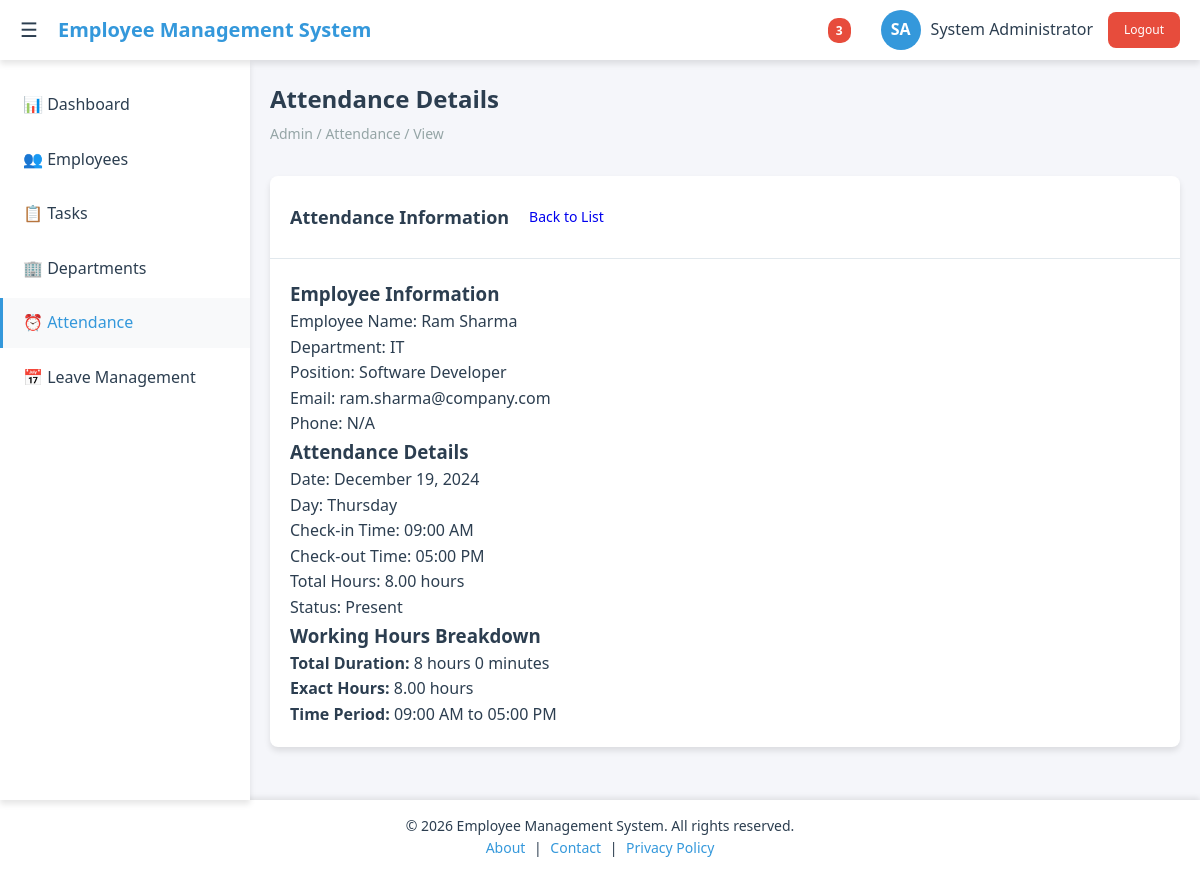
Page /admin/attendance/view.php?id=1 (signed in) on the committed database.
### tables this page shows
CREATE TABLE attendance (
    id INT PRIMARY KEY AUTO_INCREMENT,
    user_id INT NOT NULL,
    check_in TIMESTAMP NULL,
    check_out TIMESTAMP NULL,
    date DATE NOT NULL,
    total_hours DECIMAL(5,2) DEFAULT 0,
    status ENUM('present', 'absent', 'late', 'half_day') DEFAULT 'present',
    notes TEXT,
    created_at TIMESTAMP DEFAULT CURRENT_TIMESTAMP,
    FOREIGN KEY (user_id) REFERENCES users(id)
);

CREATE TABLE users (
    id INT PRIMARY KEY AUTO_INCREMENT,
    username VARCHAR(50) UNIQUE NOT NULL,
    email VARCHAR(100) UNIQUE NOT NULL,
    password VARCHAR(255) NOT NULL,
    first_name VARCHAR(50) NOT NULL,
    last_name VARCHAR(50) NOT NULL,
    role ENUM('admin', 'employee') DEFAULT 'employee',
    department_id INT,
    position VARCHAR(100),
    phone VARCHAR(20),
    hire_date DATE DEFAULT CURRENT_DATE,
    status ENUM('active', 'inactive') DEFAULT 'active',
    created_at TIMESTAMP DEFAULT CURRENT_TIMESTAMP,
    updated_at TIMESTAMP DEFAULT CURRENT_TIMESTAMP ON UPDATE CURRENT_TIMESTAMP
);

CREATE TABLE departments (
    id INT PRIMARY KEY AUTO_INCREMENT,
    name VARCHAR(100) NOT NULL,
    description TEXT,
    manager_id INT,
    status ENUM('active', 'inactive') DEFAULT 'active',
    created_at TIMESTAMP DEFAULT CURRENT_TIMESTAMP
);

### config.php (called while the page is built, shortened)
<?php
$conn = new mysqli(DB_HOST, DB_USER, DB_PASS, DB_NAME);
$conn->set_charset("utf8mb4");
function isAdmin() {
    return isset($_SESSION['role']) && $_SESSION['role'] === 'admin';
}
function sanitize($data) {
    global $conn;
    return mysqli_real_escape_string($conn, trim($data));
}
?>

### admin/attendance/view.php (the view, shortened to what this page needs)
<?php
include '../../config.php';
$attendance_id = sanitize($_GET['id']);
$sql = "SELECT a.*,
        u.first_name, u.last_name, u.email, u.position, u.phone,
        d.name as department_name
        FROM attendance a
        JOIN users u ON a.user_id = u.id
        LEFT JOIN departments d ON u.department_id = d.id
        WHERE a.id = ?";
$stmt = $conn->prepare($sql);
$stmt->bind_param("i", $attendance_id);
$stmt->execute();
$result = $stmt->get_result();
$attendance = $result->fetch_assoc();
?>
<!DOCTYPE html>
<html lang="en">
<head>
    <link rel="stylesheet" href="../../assets/css/style.css">
    <link rel="stylesheet" href="../../assets/css/admin.css">
</head>
<body>
    <?php include '../../includes/header.php'; ?>
    <?php include '../../includes/sidebar.php'; ?>
    <main class="main-content">
        <div class="page-header">
            <h1 class="page-title">Attendance Details</h1>
            <div class="breadcrumb">Admin / Attendance / View</div>
        </div>
        <div class="card">
            <div class="card-header">
                <h2 class="card-title">Attendance Information</h2>
                <a href="manage.php" class="btn">Back to List</a>
            </div>
            <div class="card-body">
                <div class="attendance-details">
                    <div class="detail-section">
                        <h3>Employee Information</h3>
                        <div class="detail-grid">
                            <div class="detail-item">
                                <label>Employee Name:</label>
                                <span><?php echo htmlspecialchars($attendance['first_name'] . ' ' . $attendance['last_name']); ?></span>
                            </div>
                            <div class="detail-item">
                                <label>Department:</label>
                                <span><?php echo htmlspecialchars($attendance['department_name'] ?? 'N/A'); ?></span>
                            </div>
                            <div class="detail-item">
                                <label>Position:</label>
                                <span><?php echo htmlspecialchars($attendance['position']); ?></span>
                            </div>
                            <div class="detail-item">
                                <label>Email:</label>
                                <span><?php echo htmlspecialchars($attendance['email']); ?></span>
                            </div>
                            <div class="detail-item">
                                <label>Phone:</label>
                                <span><?php echo htmlspecialchars($attendance['phone'] ?? 'N/A'); ?></span>
                            </div>
                        </div>
                    </div>
                    <div class="detail-section">
                        <h3>Attendance Details</h3>
                        <div class="detail-grid">
                            <div class="detail-item">
                                <label>Date:</label>
                                <span><?php echo date('F d, Y', strtotime($attendance['date'])); ?></span>
                            </div>
                            <div class="detail-item">
                                <label>Day:</label>
                                <span><?php echo date('l', strtotime($attendance['date'])); ?></span>
                            </div>
                            <div class="detail-item">
                                <label>Check-in Time:</label>
                                <span>
                                    <?php if ($attendance['check_in']): ?>
                                        <?php echo date('h:i A', strtotime($attendance['check_in'])); ?>
                                    <?php else: ?>
                                        <span class="text-muted">Not checked in</span>
                                    <?php endif; ?>
                                </span>
                            </div>
                            <div class="detail-item">
                                <label>Check-out Time:</label>
                                <span>
                                    <?php if ($attendance['check_out']): ?>
                                        <?php echo date('h:i A', strtotime($attendance['check_out'])); ?>
                                    <?php else: ?>
                                        <span class="text-muted">Not checked out</span>
                                    <?php endif; ?>
                                </span>
                            </div>
                            <div class="detail-item">
                                <label>Total Hours:</label>
                                <span>
                                    <?php if ($attendance['total_hours']): ?>
                                        <?php echo number_format($attendance['total_hours'], 2); ?> hours
                                    <?php else: ?>
                                        <span class="text-muted">N/A</span>
                                    <?php endif; ?>
                                </span>
                            </div>
                            <div class="detail-item">
                                <label>Status:</label>
                                <span>
                                    <span class="badge status-<?php echo $attendance['status']; ?>">
                                        <?php echo ucfirst($attendance['status']); ?>
                                    </span>
                                </span>
                            </div>
                        </div>
                    </div>
                    <?php if ($attendance['check_in'] && $attendance['check_out']): ?>
                        <div class="detail-section">
                            <h3>Working Hours Breakdown</h3>
                            <div class="hours-breakdown">
                                <?php
                                $check_in = new DateTime($attendance['check_in']);
                                $check_out = new DateTime($attendance['check_out']);
                                $diff = $check_in->diff($check_out);
                                $total_minutes = ($diff->h * 60) + $diff->i;
                                $working_hours = floor($total_minutes / 60);
                                $working_minutes = $total_minutes % 60;
                                ?>
                                <div class="hours-item">
                                    <strong>Total Duration:</strong>
                                    <span><?php echo $working_hours; ?> hours <?php echo $working_minutes; ?> minutes</span>
                                </div>
                                <div class="hours-item">
                                    <strong>Exact Hours:</strong>
                                    <span><?php echo number_format($attendance['total_hours'], 2); ?> hours</span>
                                </div>
                                <div class="hours-item">
                                    <strong>Time Period:</strong>
                                    <span>
                                        <?php echo date('h:i A', strtotime($attendance['check_in'])); ?>
                                        to
                                        <?php echo date('h:i A', strtotime($attendance['check_out'])); ?>
                                    </span>
                                </div>
                            </div>
                        </div>
                    <?php endif; ?>
                </div>
            </div>
        </div>
    </main>
    <?php include '../../includes/footer.php'; ?>
</body>
</html>

### assets/css/style.css (style rules this page uses)
:root { --primary-color: #3498db; --primary-dark: #2980b9; --secondary-color: #2c3e50; --success-color: #27ae60; --warning-color: #f39c12; --danger-color: #e74c3c; --light-color: #ecf0f1; --dark-color: #34495e; --white: #ffffff; --gray: #95a5a6; --gray-light: #bdc3c7; --border-radius: 8px; --box-shadow: 0 4px 6px rgba(0, 0, 0, 0.1); --transition: all 0.3s ease; --sidebar-width: 250px; --header-height: 60px; }
* { margin: 0; padding: 0; box-sizing: border-box; }
body { font-family: 'Segoe UI', Tahoma, Geneva, Verdana, sans-serif; background-color: #f5f6fa; color: var(--secondary-color); line-height: 1.6; }
.main-content { margin-left: var(--sidebar-width); margin-top: var(--header-height); padding: 20px; transition: var(--transition); min-height: calc(100vh - var(--header-height)); }
.page-header { margin-bottom: 30px; }
.page-title { font-size: 24px; font-weight: 600; color: var(--secondary-color); margin-bottom: 5px; }
.breadcrumb { color: var(--gray); font-size: 14px; }
.card { background: var(--white); border-radius: var(--border-radius); box-shadow: var(--box-shadow); margin-bottom: 20px; transition: var(--transition); }
.card-header { padding: 20px; border-bottom: 1px solid #e1e8ed; display: flex; justify-content: between; align-items: center; }
.card-title { font-size: 18px; font-weight: 600; color: var(--secondary-color); }
.card-body { padding: 20px; }
.btn { display: inline-flex; align-items: center; gap: 8px; padding: 10px 20px; border: none; border-radius: var(--border-radius); font-size: 14px; font-weight: 500; cursor: pointer; transition: var(--transition); text-decoration: none; }
body { padding-top: 0; }

### includes/footer.php (style rules this page uses)
body, html { min-height: 100%; display: flex; flex-direction: column; }
.main-content { flex: 1 0 auto; }

### rows in the picture
attendance: user.last_name "Ram Sharma", departments.name "IT", user.position "Software Developer", user.email "ram.sharma@company.com", user.phone "N/A", date "December 19, 2024", date "Thursday", check_in "09:00 AM", check_out "05:00 PM", total_hours "8.00", status "Present"

### other values in the picture
$pending_count + $unassigned_count "3"
$_SESSION['first_name'] "System"
$_SESSION['last_name'] "Administrator"
$working_hours "8"
$working_minutes "0"
